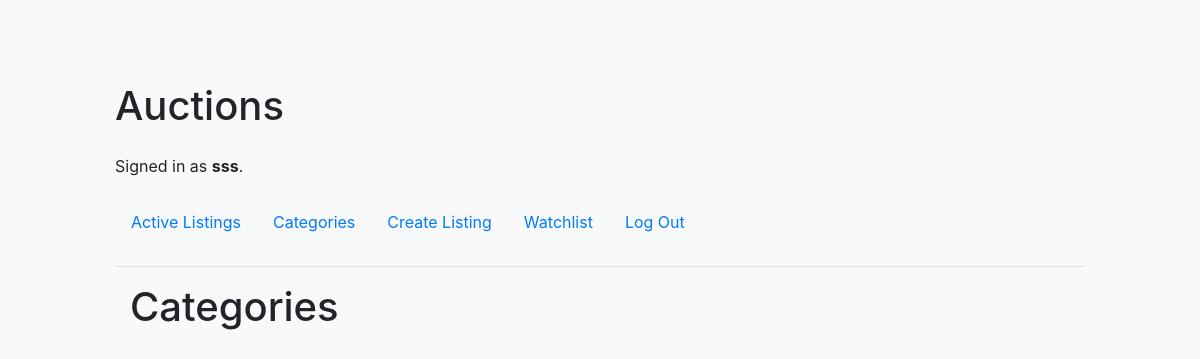
The app's page /categories (signed in), older data.
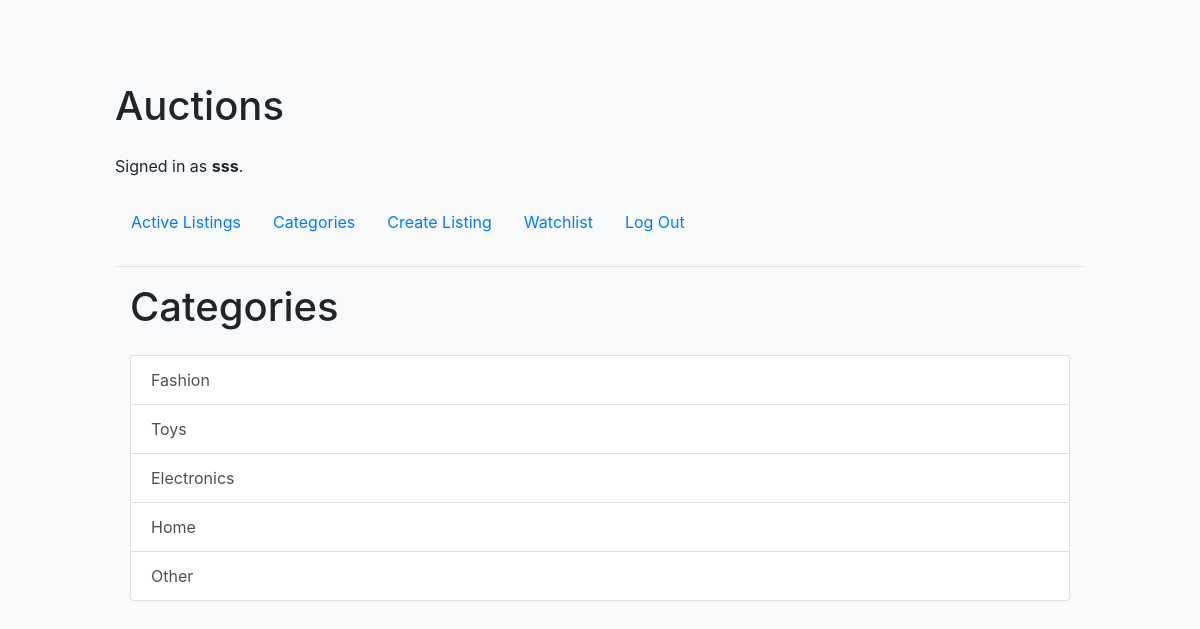
The same page, newer data.
### auctions/models.py (models this page shows, shortened)
class User(AbstractUser):
    pass

class Category(models.Model):
    name = models.CharField(max_length=100)

### auctions/views.py (the view)
# urls.py: path("categories", views.categories, name="categories"),
@login_required
def categories(request):
    categories = Category.objects.all()
    return render(request, "auctions/categories.html", {
        "categories": categories
    })

### auctions/templates/auctions/categories.html
{% extends "auctions/layout.html" %}
{% block body %}
    <div class="container">
        <h1 class="mb-4">Categories</h1>
        <div class="list-group">
            {% for category in categories %}
                <a href="{% url 'category' category.id %}" class="list-group-item list-group-item-action">{{ category.name }}</a>
            {% endfor %}
        </div>
    </div>
{% endblock %}

### auctions/templates/auctions/layout.html (shortened to what this page needs)
{% load static %}
<!DOCTYPE html>
<html lang="en">
    <head>
        <link rel="stylesheet" href="https://stackpath.bootstrapcdn.com/bootstrap/4.4.1/css/bootstrap.min.css">
        <link href="{% static 'auctions/styles.css' %}" rel="stylesheet">
    </head>
    <body>
        <div class="container py-5">
            <h1 class="my-4">Auctions</h1>
            <div class="mb-4">
                {% if user.is_authenticated %}
                    Signed in as <strong>{{ user.username }}</strong>.
                {% else %}
                    Not signed in.
                {% endif %}
            </div>
            <ul class="nav nav-pills mb-4">
                <li class="nav-item">
                    <a class="nav-link" href="{% url 'index' %}">Active Listings</a>
                </li>
                {% if user.is_authenticated %}
                    <li class="nav-item">
                        <a class="nav-link" href="{% url 'categories' %}">Categories</a>
                    </li>
                    <li class="nav-item">
                        <a class="nav-link" href="{% url 'create_auction' %}">Create Listing</a>
                    </li>
                    <li class="nav-item">
                        <a class="nav-link" href="{% url 'watchlist' %}">Watchlist</a>
                    </li>
                    <li class="nav-item">
                        <a class="nav-link" href="{% url 'logout' %}">Log Out</a>
                    </li>
                {% endif %}
            </ul>
            <hr>
            {% block body %}
            {% endblock %}
        </div>
    </body>
</html>

### auctions/static/auctions/styles.css (style rules this page uses)
body { padding: 10px; }

### auctions/templates/auctions/layout.html (style rules this page uses)
body { background-color: #f8f9fa; }
.container { max-width: 1000px; }
.nav-pills .nav-link { border-radius: 0; }

Row changes from the older to the newer data that the page shows:
added Category: name "Fashion"
added Category: name "Toys"
added Category: name "Electronics"
added Category: name "Home"
added Category: name "Other"
